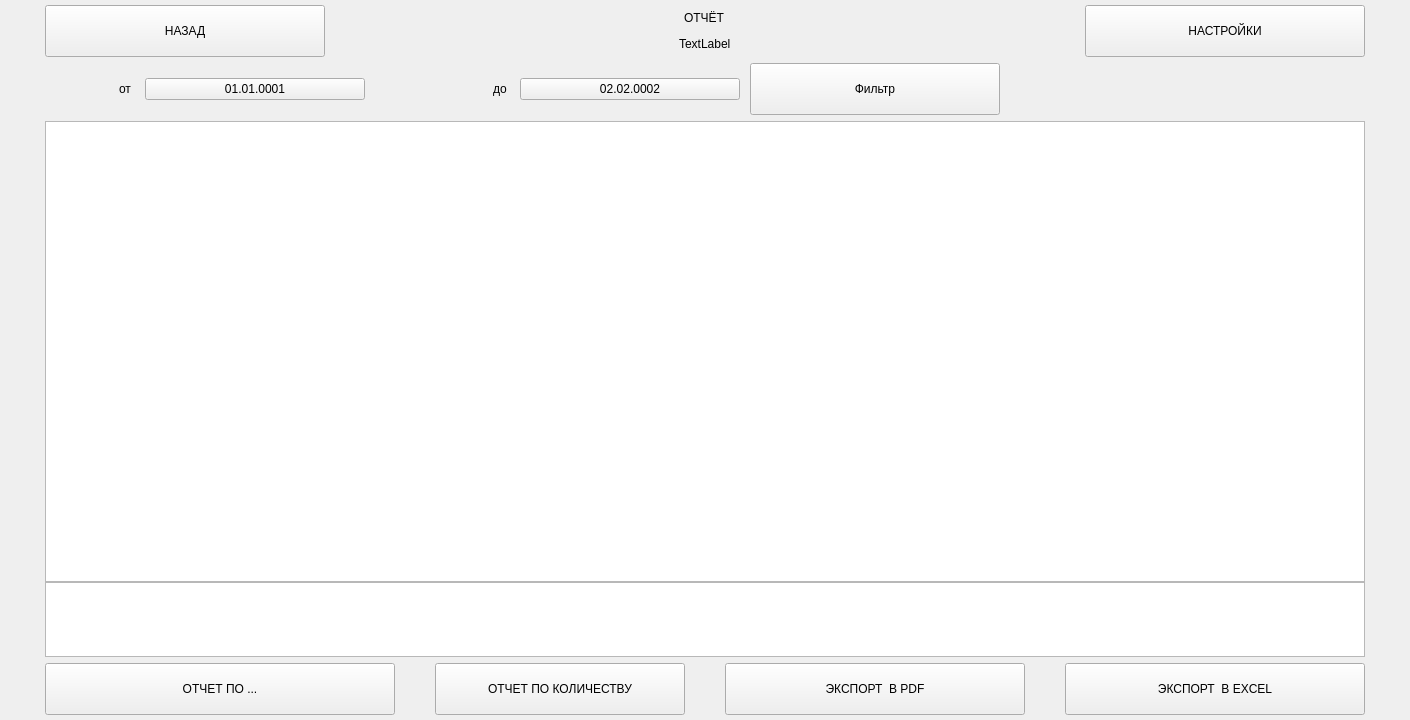
<?xml version="1.0" encoding="UTF-8"?>
<ui version="4.0">
 <class>GeneralReport</class>
 <widget class="QWidget" name="GeneralReport">
  <property name="geometry">
   <rect>
    <x>0</x>
    <y>0</y>
    <width>1410</width>
    <height>720</height>
   </rect>
  </property>
  <property name="minimumSize">
   <size>
    <width>0</width>
    <height>0</height>
   </size>
  </property>
  <property name="maximumSize">
   <size>
    <width>16777215</width>
    <height>16777215</height>
   </size>
  </property>
  <property name="windowTitle">
   <string>Form</string>
  </property>
  <layout class="QVBoxLayout" name="verticalLayout">
   <property name="leftMargin">
    <number>0</number>
   </property>
   <property name="topMargin">
    <number>5</number>
   </property>
   <property name="rightMargin">
    <number>0</number>
   </property>
   <property name="bottomMargin">
    <number>5</number>
   </property>
   <item>
    <layout class="QHBoxLayout" name="horizontalLayout">
     <property name="spacing">
      <number>7</number>
     </property>
     <property name="leftMargin">
      <number>45</number>
     </property>
     <property name="rightMargin">
      <number>45</number>
     </property>
     <item>
      <widget class="QPushButton" name="BackButton">
       <property name="minimumSize">
        <size>
         <width>0</width>
         <height>52</height>
        </size>
       </property>
       <property name="maximumSize">
        <size>
         <width>280</width>
         <height>16777215</height>
        </size>
       </property>
       <property name="text">
        <string>НАЗАД</string>
       </property>
      </widget>
     </item>
     <item>
      <layout class="QVBoxLayout" name="verticalLayout_2">
       <property name="spacing">
        <number>0</number>
       </property>
       <item alignment="Qt::AlignHCenter">
        <widget class="QLabel" name="EcoTaxi">
         <property name="text">
          <string>ОТЧЁТ</string>
         </property>
        </widget>
       </item>
       <item alignment="Qt::AlignHCenter">
        <widget class="QLabel" name="Header">
         <property name="text">
          <string>TextLabel</string>
         </property>
        </widget>
       </item>
      </layout>
     </item>
     <item>
      <widget class="QPushButton" name="SettingsButton">
       <property name="minimumSize">
        <size>
         <width>0</width>
         <height>52</height>
        </size>
       </property>
       <property name="maximumSize">
        <size>
         <width>280</width>
         <height>16777215</height>
        </size>
       </property>
       <property name="text">
        <string>НАСТРОЙКИ</string>
       </property>
      </widget>
     </item>
    </layout>
   </item>
   <item>
    <layout class="QHBoxLayout" name="horizontalLayout_2">
     <property name="spacing">
      <number>10</number>
     </property>
     <property name="leftMargin">
      <number>0</number>
     </property>
     <property name="rightMargin">
      <number>410</number>
     </property>
     <item alignment="Qt::AlignRight">
      <widget class="QLabel" name="label">
       <property name="text">
        <string>от </string>
       </property>
      </widget>
     </item>
     <item alignment="Qt::AlignRight">
      <widget class="QPushButton" name="FromDateButton">
       <property name="minimumSize">
        <size>
         <width>220</width>
         <height>0</height>
        </size>
       </property>
       <property name="text">
        <string>01.01.0001</string>
       </property>
      </widget>
     </item>
     <item alignment="Qt::AlignRight">
      <widget class="QLabel" name="label_2">
       <property name="text">
        <string>до </string>
       </property>
      </widget>
     </item>
     <item alignment="Qt::AlignHCenter">
      <widget class="QPushButton" name="ToDateButton">
       <property name="minimumSize">
        <size>
         <width>220</width>
         <height>0</height>
        </size>
       </property>
       <property name="text">
        <string>02.02.0002</string>
       </property>
      </widget>
     </item>
     <item alignment="Qt::AlignLeft">
      <widget class="QPushButton" name="FilterButton">
       <property name="minimumSize">
        <size>
         <width>250</width>
         <height>52</height>
        </size>
       </property>
       <property name="text">
        <string>Фильтр</string>
       </property>
      </widget>
     </item>
    </layout>
   </item>
   <item>
    <layout class="QVBoxLayout" name="verticalLayout_3" stretch="10,1">
     <property name="spacing">
      <number>0</number>
     </property>
     <property name="leftMargin">
      <number>45</number>
     </property>
     <property name="rightMargin">
      <number>45</number>
     </property>
     <item>
      <widget class="QTableView" name="tableView">
       <property name="maximumSize">
        <size>
         <width>16777215</width>
         <height>16777215</height>
        </size>
       </property>
       <property name="sizeAdjustPolicy">
        <enum>QAbstractScrollArea::AdjustToContents</enum>
       </property>
       <property name="editTriggers">
        <set>QAbstractItemView::NoEditTriggers</set>
       </property>
       <property name="selectionMode">
        <enum>QAbstractItemView::SingleSelection</enum>
       </property>
       <property name="selectionBehavior">
        <enum>QAbstractItemView::SelectRows</enum>
       </property>
       <property name="sortingEnabled">
        <bool>true</bool>
       </property>
       <property name="wordWrap">
        <bool>false</bool>
       </property>
       <attribute name="verticalHeaderVisible">
        <bool>true</bool>
       </attribute>
      </widget>
     </item>
     <item>
      <widget class="QTableView" name="bottomTable">
       <property name="minimumSize">
        <size>
         <width>0</width>
         <height>75</height>
        </size>
       </property>
       <property name="maximumSize">
        <size>
         <width>16777215</width>
         <height>75</height>
        </size>
       </property>
       <property name="editTriggers">
        <set>QAbstractItemView::NoEditTriggers</set>
       </property>
       <attribute name="verticalHeaderVisible">
        <bool>false</bool>
       </attribute>
      </widget>
     </item>
    </layout>
   </item>
   <item>
    <layout class="QHBoxLayout" name="horizontalLayout_4" stretch="0,0,0">
     <property name="spacing">
      <number>40</number>
     </property>
     <property name="sizeConstraint">
      <enum>QLayout::SetDefaultConstraint</enum>
     </property>
     <property name="leftMargin">
      <number>45</number>
     </property>
     <property name="rightMargin">
      <number>45</number>
     </property>
     <item>
      <widget class="QPushButton" name="ReportButton">
       <property name="minimumSize">
        <size>
         <width>350</width>
         <height>52</height>
        </size>
       </property>
       <property name="text">
        <string>ОТЧЕТ ПО ...</string>
       </property>
      </widget>
     </item>
     <item>
      <widget class="QPushButton" name="SecondReportButton">
       <property name="minimumSize">
        <size>
         <width>200</width>
         <height>52</height>
        </size>
       </property>
       <property name="maximumSize">
        <size>
         <width>250</width>
         <height>16777215</height>
        </size>
       </property>
       <property name="text">
        <string>ОТЧЕТ ПО КОЛИЧЕСТВУ</string>
       </property>
      </widget>
     </item>
     <item>
      <widget class="QPushButton" name="ToPDFButton">
       <property name="minimumSize">
        <size>
         <width>200</width>
         <height>52</height>
        </size>
       </property>
       <property name="text">
        <string>ЭКСПОРТ  В PDF</string>
       </property>
      </widget>
     </item>
     <item>
      <widget class="QPushButton" name="ToExcelButton">
       <property name="minimumSize">
        <size>
         <width>200</width>
         <height>52</height>
        </size>
       </property>
       <property name="text">
        <string>ЭКСПОРТ  В EXCEL</string>
       </property>
      </widget>
     </item>
    </layout>
   </item>
  </layout>
 </widget>
 <resources/>
 <connections/>
</ui>
